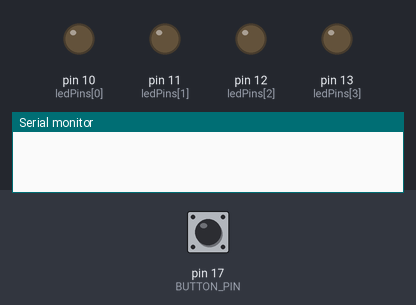
The sketch below on a simulated Arduino Uno, built with avr-gcc and run on an emulated ATmega328P. On the bench: output pins drawn as LEDs (lit = HIGH), the last lines printed to the serial monitor. Dashed ring = blinking. The test bench sets the inputs (shaded band); at power-on: pin 17 (BUTTON_PIN) HIGH.

Above: at 1.2 s.
1.3 s: pin 17 (BUTTON_PIN) pulled LOW for 0.15 s
At 2.15 s:
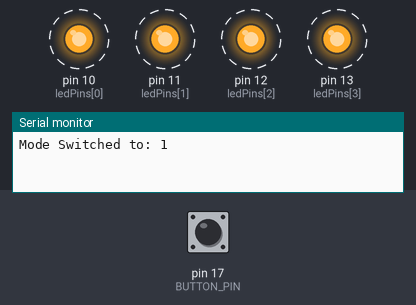
7.3 s: pin 17 (BUTTON_PIN) pulled LOW for 1 s
At 7.37 s:
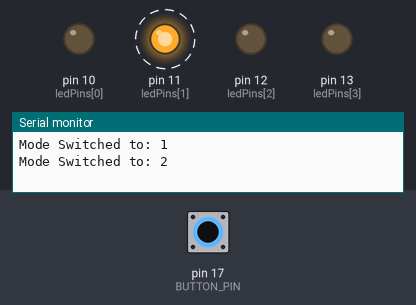
At 7.82 s:
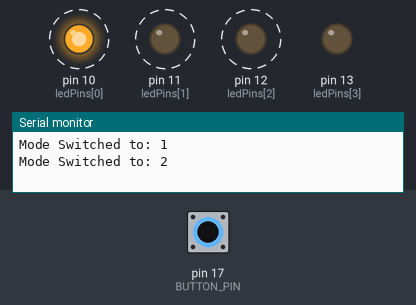
Timing chart, 0 to 16.3 s (numbered marks = the images above; inputs shaded):
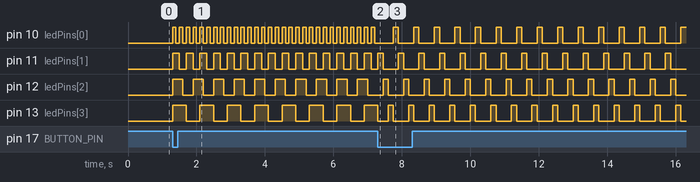

Measured:
- after the input at 1.3 s, pin 10 (ledPins[0]): alternates HIGH for 0.10 s and LOW for 0.10 s, starting at once; pin 11 (ledPins[1]): alternates HIGH for 0.20 s and LOW for 0.20 s, starting at once
- after the input at 7.3 s, pin 10 (ledPins[0]): alternates HIGH for 0.15 s and LOW for 0.45 s, starting after 0.45 s; pin 11 (ledPins[1]): alternates HIGH for 0.15 s and LOW for 0.45 s, starting after 0.15 s

The sketch:

mt5.ino
```cpp
const int ledPins[] = {10, 11, 12, 13};
unsigned long lastToggles[] = {0, 0, 0, 0};
bool ledStates[] = {LOW, LOW, LOW, LOW};
const int numLeds = 4;

const int BUTTON_PIN = 17;
bool lastButtonState = HIGH;
unsigned long lastButtonCheck = 0;

// Global Variables for Ping-Pong
int pingPongLed = 0;
int pingPongDir = 1; // 1 for forward, -1 for backward
unsigned long lastPingPong = 0;
const unsigned long pingPongInterval = 100000; // 100ms in micros

void task_SerialCommand(unsigned long now);
char commandUndo[32]; // Buffer to store incoming characters
int bufferIndex = 0;
bool commandReady = false;

// State Machine Modes
enum SystemMode { ALL_OFF, INDEPENDENT_BLINK, CHASER, PING_PONG };
SystemMode currentMode = ALL_OFF;

void setup() {
  for (int i = 0; i < numLeds; i++) {
    pinMode(ledPins[i], OUTPUT);
  }
  pinMode(BUTTON_PIN, INPUT_PULLUP);
  pinMode(LED_BUILTIN, OUTPUT);
  Serial.begin(115200);
}

void loop() {
  unsigned long now = micros();

  // Button Polling & State Switching (Every 1ms)
  if (now - lastButtonCheck >= 1000) {
    lastButtonCheck = now;

    task_SerialCommand(now);

    bool currentButtonState = digitalRead(BUTTON_PIN);

    // Detect Press (Falling Edge)
    if (currentButtonState == LOW && lastButtonState == HIGH) {
      // Cycle through states: 0 -> 1 -> 2 -> 0...
      currentMode = (SystemMode)((currentMode + 1) % 4);

      // Reset all LEDs when changing modes for a clean start
      for(int i=0; i<numLeds; i++) digitalWrite(ledPins[i], LOW);

      Serial.print("Mode Switched to: ");
      Serial.println(currentMode);
    }
    lastButtonState = currentButtonState;
  }

  // Execute Logic based on the State Machine
  switch (currentMode) {

    case ALL_OFF:
      for (int i = 0; i < numLeds; i++) {
        digitalWrite(ledPins[i], LOW);
      }
      break;

    case INDEPENDENT_BLINK:
      // Each LED blinks at a different rate (100ms, 200ms, 300ms, 400ms)
      for (int i = 0; i < numLeds; i++) {
        unsigned long interval = (i + 1) * 100000;
        if (now - lastToggles[i] >= interval) {
          lastToggles[i] = now;
          ledStates[i] = !ledStates[i];
          digitalWrite(ledPins[i], ledStates[i]);
        }
      }
      break;

    case CHASER:
      // A simple sequence: one LED turns on every 150ms
      static int currentLed = 0;
      static unsigned long lastChase = 0;
      if (now - lastChase >= 150000) {
        lastChase = now;
        digitalWrite(ledPins[currentLed], LOW); // Turn off old
        currentLed = (currentLed + 1) % numLeds; // Move to next
        digitalWrite(ledPins[currentLed], HIGH); // Turn on new
      }
      break;
    case PING_PONG:
      if (now - lastPingPong >= pingPongInterval) {
        lastPingPong = now;

        // Turn off the current LED before moving
        digitalWrite(ledPins[pingPongLed], LOW);

        // Move to the next index
        pingPongLed += pingPongDir;

        // Bounce! If we hit the ends, reverse the direction
        if (pingPongLed >= numLeds - 1 || pingPongLed <= 0) {
          pingPongDir *= -1;
        }

        // Turn on the new LED
        digitalWrite(ledPins[pingPongLed], HIGH);
      }
      break;
  }
}

void task_SerialCommand(unsigned long now) {
  // Check if there is data, but DON'T wait for it
  while (Serial.available() > 0) {
    char inChar = (char)Serial.read();

    // If it's a newline, the command is complete
    if (inChar == '\n') {
      commandUndo[bufferIndex] = '\0'; // Null-terminate the string
      commandReady = true;
      bufferIndex = 0;
    } else {
      // Add character to buffer if there's room
      if (bufferIndex < 31) {
        commandUndo[bufferIndex++] = inChar;
      }
    }
  }

  // If a command was finished, act on it
  if (commandReady) {
    if (strcasecmp(commandUndo, "OFF") == 0) currentMode = ALL_OFF;
    if (strcasecmp(commandUndo, "BLINK") == 0) currentMode = INDEPENDENT_BLINK;
    if (strcasecmp(commandUndo, "CHASE") == 0) currentMode = CHASER;
    if (strcasecmp(commandUndo, "PING_PONG") == 0) currentMode = PING_PONG;

    Serial.print("Executing: ");
    Serial.println(commandUndo);
    commandReady = false;
  }
}
```
